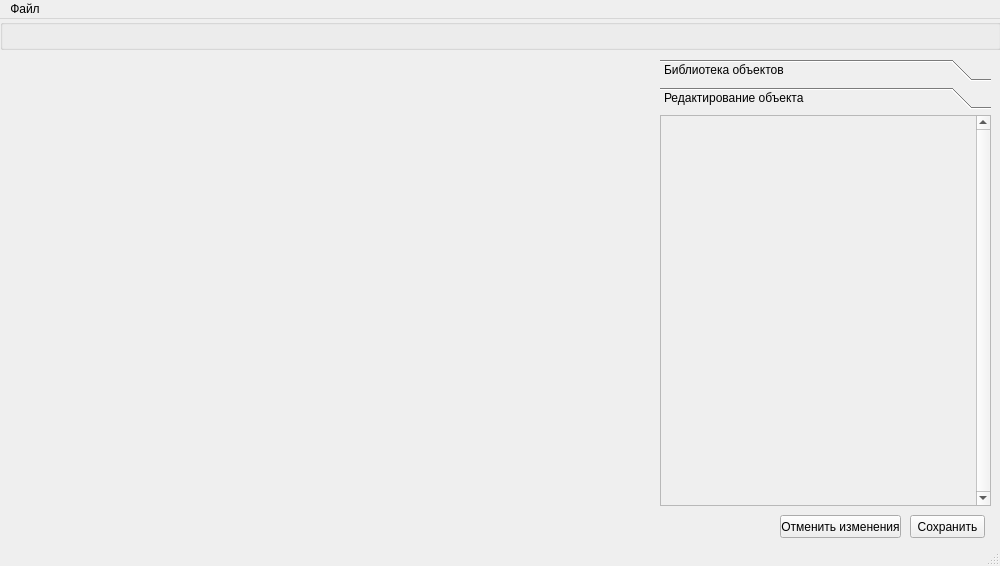
<?xml version="1.0" encoding="UTF-8"?>
<ui version="4.0">
 <class>EditorClass</class>
 <widget class="QMainWindow" name="EditorClass">
  <property name="enabled">
   <bool>true</bool>
  </property>
  <property name="geometry">
   <rect>
    <x>0</x>
    <y>0</y>
    <width>1000</width>
    <height>566</height>
   </rect>
  </property>
  <property name="minimumSize">
   <size>
    <width>100</width>
    <height>566</height>
   </size>
  </property>
  <property name="maximumSize">
   <size>
    <width>9999</width>
    <height>566</height>
   </size>
  </property>
  <property name="windowTitle">
   <string>E2D Редактор</string>
  </property>
  <widget class="QWidget" name="centralWidget">
   <property name="enabled">
    <bool>true</bool>
   </property>
   <property name="sizePolicy">
    <sizepolicy hsizetype="Fixed" vsizetype="Fixed">
     <horstretch>0</horstretch>
     <verstretch>0</verstretch>
    </sizepolicy>
   </property>
   <widget class="QWidget" name="widget" native="true">
    <property name="geometry">
     <rect>
      <x>10</x>
      <y>40</y>
      <width>641</width>
      <height>480</height>
     </rect>
    </property>
    <property name="cursor">
     <cursorShape>BlankCursor</cursorShape>
    </property>
   </widget>
   <widget class="QGroupBox" name="groupBox_2">
    <property name="geometry">
     <rect>
      <x>0</x>
      <y>0</y>
      <width>1001</width>
      <height>31</height>
     </rect>
    </property>
    <property name="sizePolicy">
     <sizepolicy hsizetype="Expanding" vsizetype="Preferred">
      <horstretch>0</horstretch>
      <verstretch>0</verstretch>
     </sizepolicy>
    </property>
    <property name="title">
     <string/>
    </property>
   </widget>
   <widget class="QToolBox" name="toolBox">
    <property name="geometry">
     <rect>
      <x>660</x>
      <y>40</y>
      <width>331</width>
      <height>481</height>
     </rect>
    </property>
    <property name="currentIndex">
     <number>1</number>
    </property>
    <widget class="QWidget" name="page">
     <property name="geometry">
      <rect>
       <x>0</x>
       <y>0</y>
       <width>331</width>
       <height>427</height>
      </rect>
     </property>
     <attribute name="label">
      <string>Библиотека объектов</string>
     </attribute>
     <widget class="QTreeWidget" name="objectLibrary_objectTree">
      <property name="geometry">
       <rect>
        <x>0</x>
        <y>0</y>
        <width>331</width>
        <height>391</height>
       </rect>
      </property>
      <attribute name="headerVisible">
       <bool>false</bool>
      </attribute>
      <column>
       <property name="text">
        <string>Колонка 1</string>
       </property>
      </column>
     </widget>
     <widget class="QPushButton" name="objectLibrary_newFile">
      <property name="geometry">
       <rect>
        <x>0</x>
        <y>400</y>
        <width>31</width>
        <height>23</height>
       </rect>
      </property>
      <property name="text">
       <string/>
      </property>
      <property name="icon">
       <iconset resource="editor.qrc">
        <normaloff>:/Editor/Images/resource-add.png</normaloff>:/Editor/Images/resource-add.png</iconset>
      </property>
     </widget>
     <widget class="QPushButton" name="objectLibrary_newFolder">
      <property name="geometry">
       <rect>
        <x>80</x>
        <y>400</y>
        <width>31</width>
        <height>23</height>
       </rect>
      </property>
      <property name="text">
       <string/>
      </property>
      <property name="icon">
       <iconset resource="editor.qrc">
        <normaloff>:/Editor/Images/add-folder.png</normaloff>:/Editor/Images/add-folder.png</iconset>
      </property>
     </widget>
     <widget class="QPushButton" name="objectLibrary_deleteSelected">
      <property name="geometry">
       <rect>
        <x>40</x>
        <y>400</y>
        <width>31</width>
        <height>23</height>
       </rect>
      </property>
      <property name="text">
       <string/>
      </property>
      <property name="icon">
       <iconset resource="editor.qrc">
        <normaloff>:/Editor/Images/delete.png</normaloff>:/Editor/Images/delete.png</iconset>
      </property>
     </widget>
     <widget class="QPushButton" name="objectLibrary_refresh">
      <property name="geometry">
       <rect>
        <x>300</x>
        <y>400</y>
        <width>31</width>
        <height>23</height>
       </rect>
      </property>
      <property name="text">
       <string/>
      </property>
      <property name="icon">
       <iconset resource="editor.qrc">
        <normaloff>:/Editor/Images/refresh.png</normaloff>:/Editor/Images/refresh.png</iconset>
      </property>
     </widget>
    </widget>
    <widget class="QWidget" name="page_2">
     <property name="geometry">
      <rect>
       <x>0</x>
       <y>0</y>
       <width>331</width>
       <height>427</height>
      </rect>
     </property>
     <property name="sizePolicy">
      <sizepolicy hsizetype="Preferred" vsizetype="Preferred">
       <horstretch>0</horstretch>
       <verstretch>0</verstretch>
      </sizepolicy>
     </property>
     <attribute name="label">
      <string>Редактирование объекта</string>
     </attribute>
     <widget class="QScrollArea" name="resourceEditor_panelAreaWrapper">
      <property name="geometry">
       <rect>
        <x>0</x>
        <y>0</y>
        <width>331</width>
        <height>391</height>
       </rect>
      </property>
      <property name="verticalScrollBarPolicy">
       <enum>Qt::ScrollBarAlwaysOn</enum>
      </property>
      <property name="widgetResizable">
       <bool>true</bool>
      </property>
      <widget class="QWidget" name="resourceEditor_panelArea">
       <property name="geometry">
        <rect>
         <x>0</x>
         <y>0</y>
         <width>312</width>
         <height>389</height>
        </rect>
       </property>
       <layout class="QVBoxLayout" name="verticalLayout"/>
      </widget>
     </widget>
     <widget class="QPushButton" name="resourceEditor_discardChanges">
      <property name="geometry">
       <rect>
        <x>120</x>
        <y>400</y>
        <width>121</width>
        <height>23</height>
       </rect>
      </property>
      <property name="text">
       <string>Отменить изменения</string>
      </property>
     </widget>
     <widget class="QPushButton" name="resourceEditor_saveChanges">
      <property name="geometry">
       <rect>
        <x>250</x>
        <y>400</y>
        <width>75</width>
        <height>23</height>
       </rect>
      </property>
      <property name="text">
       <string>Сохранить</string>
      </property>
     </widget>
    </widget>
   </widget>
  </widget>
  <widget class="QMenuBar" name="menuBar">
   <property name="geometry">
    <rect>
     <x>0</x>
     <y>0</y>
     <width>1000</width>
     <height>21</height>
    </rect>
   </property>
   <widget class="QMenu" name="menu">
    <property name="title">
     <string>Файл</string>
    </property>
    <addaction name="action"/>
   </widget>
   <addaction name="menu"/>
  </widget>
  <widget class="QStatusBar" name="statusBar"/>
  <action name="action">
   <property name="text">
    <string>Выйти</string>
   </property>
  </action>
 </widget>
 <layoutdefault spacing="6" margin="11"/>
 <resources>
  <include location="editor.qrc"/>
 </resources>
 <connections/>
 <slots>
  <slot>slot1()</slot>
  <slot>slot3()</slot>
  <slot>slotTurnUp()</slot>
  <slot>slotTurnDown()</slot>
  <slot>slotTurnLeft()</slot>
  <slot>slotTurnRight()</slot>
  <slot>slotRotatePlus()</slot>
  <slot>slotRotateMinus()</slot>
  <slot>onActivateHandler()</slot>
  <slot>slot2(QTreeWidgetItem*,int)</slot>
 </slots>
</ui>
